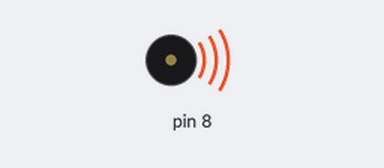
Bench run of a sketch on a simulated Arduino Uno, built with avr-gcc and run on an emulated ATmega328P. Parts: buzzer (waves = sounding).

Above: at 0.5 s.
Timing chart, 0 to 4.6 s (numbered marks = the images above):
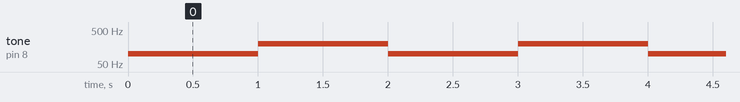

The sketch:

4.21.2.ino
```cpp
void setup() {

}

void loop() {
    tone(8, 100);
    delay(1000);
    noTone(8);
    tone(8, 200);
    delay(1000);
    noTone(8);
}
```

Measured:
- by itself, tone on pin 8: alternates 200 Hz for 1.0 s and 100 Hz for 1.0 s
